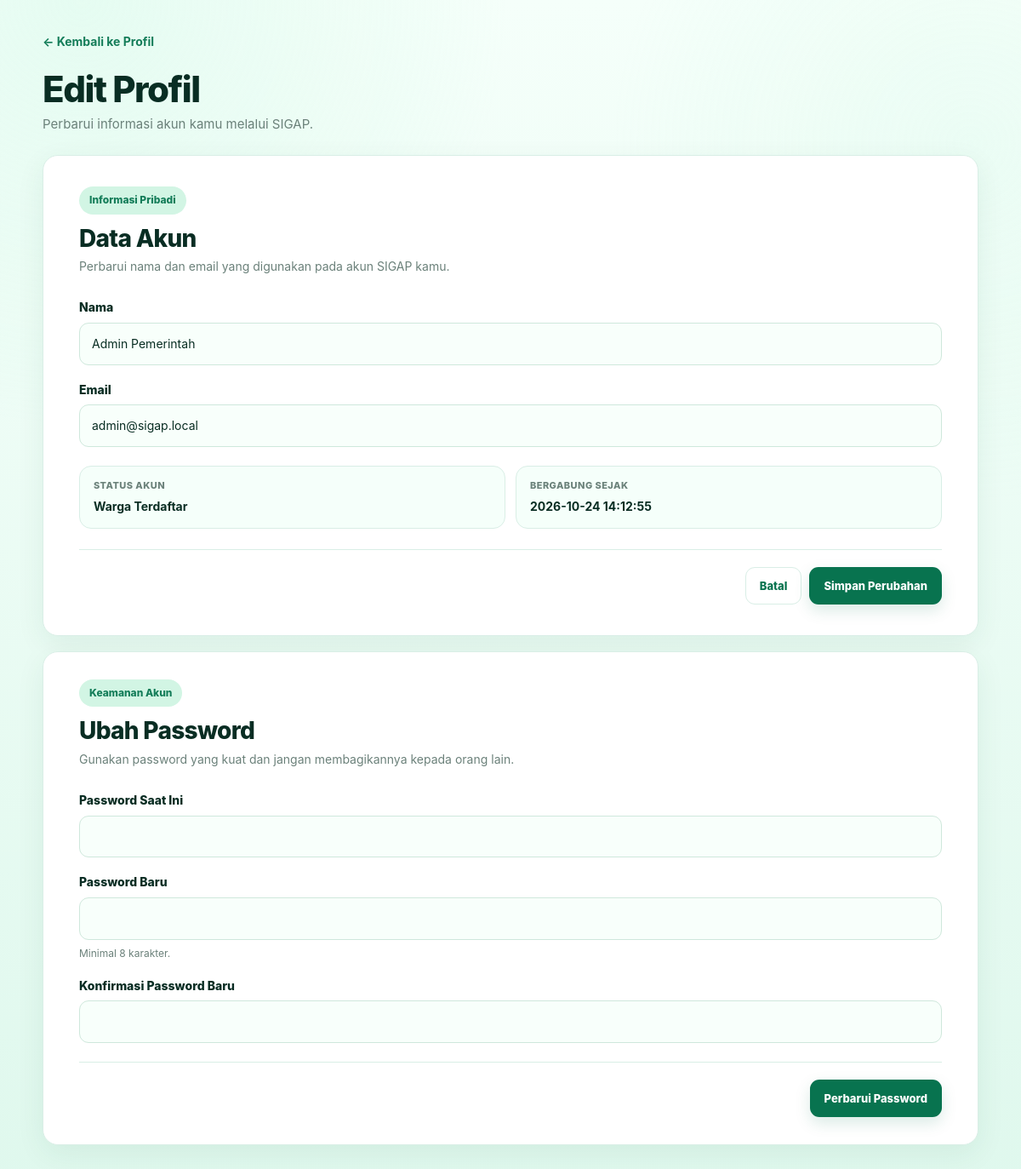
The page /user/edit_profile.php (signed in) on the database its author committed.
### tables this page shows
CREATE TABLE users (
    id INT UNSIGNED AUTO_INCREMENT PRIMARY KEY,
    name VARCHAR(120) NOT NULL,
    email VARCHAR(150) NOT NULL UNIQUE,
    password_hash VARCHAR(255) NOT NULL,
    role ENUM('citizen','inspector','admin') NOT NULL DEFAULT 'citizen',
    phone VARCHAR(30) NULL,
    avatar VARCHAR(255) NULL,
    is_verified TINYINT(1) NOT NULL DEFAULT 0,
    created_at TIMESTAMP DEFAULT CURRENT_TIMESTAMP,
    updated_at TIMESTAMP DEFAULT CURRENT_TIMESTAMP ON UPDATE CURRENT_TIMESTAMP,
    INDEX idx_user_role(role)
);

### config/helpers.php (called while the page is built, shortened)
<?php
function e($value): string
{
    return htmlspecialchars(
        (string) ($value ?? ''),
        ENT_QUOTES,
        'UTF-8'
    );
}

### public/user/edit_profile.php (the view, shortened to what this page needs)
<?php
require_once __DIR__ . '/../../config/database.php';
require_once __DIR__ . '/../../config/helpers.php';
$userId = (int) $_SESSION['user']['id'];
$statement = $pdo->prepare(
    "
    SELECT
        id,
        name,
        email,
        role,
        is_verified,
        created_at
    FROM users
    WHERE id = ?
    LIMIT 1
    "
);
$statement->execute([
    $userId,
]);
$user = $statement->fetch();
?>
<!doctype html>
<html lang="id">
<head>
    <link
        rel="stylesheet"
        href="/assets/css/style.css"
    >
    <link rel="stylesheet" href="/assets/css/edit_profile.css">
</head>
<body class="edit-profile-page">
    <main>
        <section class="edit-profile-section">
            <div class="edit-profile-container">
                <a
                    href="/user/profile.php"
                    class="profile-back-link"
                >
                    ← Kembali ke Profil
                </a>
                <div class="edit-profile-header">
                    <h1>
                        Edit Profil
                    </h1>
                    <p>
                        Perbarui informasi akun kamu melalui SIGAP.
                    </p>
                </div>
                <div class="edit-profile-card">
                    <form method="post">
                        <div class="edit-profile-form-header">
                            <span>
                                Informasi Pribadi
                            </span>
                            <h2>
                                Data Akun
                            </h2>
                            <p>
                                Perbarui nama dan email yang digunakan
                                pada akun SIGAP kamu.
                            </p>
                        </div>
                        <div class="form-group">
                            <label for="name">
                                Nama
                            </label>
                            <input
                                class="input"
                                type="text"
                                id="name"
                                name="name"
                                value="<?= e($user['name']) ?>"
                                minlength="3"
                                required
                            >
                        </div>
                        <div class="form-group">
                            <label for="email">
                                Email
                            </label>
                            <input
                                class="input"
                                type="email"
                                id="email"
                                name="email"
                                value="<?= e($user['email']) ?>"
                                required
                            >
                        </div>
                        <div class="edit-profile-info-grid">
                            <div class="edit-profile-info">
                                <span>
                                    Status Akun
                                </span>
                                <strong>
                                    Warga Terdaftar
                                </strong>
                            </div>
                            <div class="edit-profile-info">
                                <span>
                                    Bergabung Sejak
                                </span>
                                <strong>
                                    <?= e($user['created_at']) ?>
                                </strong>
                            </div>
                        </div>
                        <div class="edit-profile-actions">
                            <a
                                href="/user/profile.php"
                                class="btn btn-white"
                            >
                                Batal
                            </a>
                            <button
                                type="submit"
                                class="btn btn-primary"
                            >
                                Simpan Perubahan
                            </button>
                        </div>
                    </form>
                </div>
                <section class="edit-password-card" aria-labelledby="editPasswordTitle">
                    <div class="edit-profile-form-header">
                        <span>Keamanan Akun</span>
                        <h2 id="editPasswordTitle">Ubah Password</h2>
                        <p>Gunakan password yang kuat dan jangan membagikannya kepada orang lain.</p>
                    </div>
                    <form method="post" class="edit-password-form">
                        <div class="form-group">
                            <label for="current_password">Password Saat Ini</label>
                            <input class="input" type="password" id="current_password" name="current_password" autocomplete="current-password" required>
                        </div>
                        <div class="form-group">
                            <label for="new_password">Password Baru</label>
                            <input class="input" type="password" id="new_password" name="new_password" minlength="8" autocomplete="new-password" required>
                            <small class="edit-password-hint">Minimal 8 karakter.</small>
                        </div>
                        <div class="form-group">
                            <label for="confirm_password">Konfirmasi Password Baru</label>
                            <input class="input" type="password" id="confirm_password" name="confirm_password" minlength="8" autocomplete="new-password" required>
                        </div>
                        <div class="edit-profile-actions">
                            <button type="submit" class="btn btn-primary">Perbarui Password</button>
                        </div>
                    </form>
                </section>
            </div>
        </section>
    </main>
</body>
</html>

### public/assets/css/style.css (style rules this page uses)
:root { --green-950: #053b2c; --green-900: #075b41; --green-850: #0a6a4b; --green-800: #08734f; --green-700: #147d59; --green-600: #258866; --mint-0: #f5fffa; --mint: #effff7; --mint-2: #dff8ed; --mint-3: #d2f5e4; --mint-4: #c3efdc; --text: #092d23; --muted: #6b817a; --muted-2: #82958f; --white: #fff; --line: #d9eee6; --line-strong: #c7e5d9; --amber: #e4a22e; --red: #cf3c3c; --shadow: 0 10px 34px rgba(16, 80, 58, .07); --shadow-hover: 0 18px 42px rgba(16, 80, 58, .12); --radius-sm: 10px; --radius-md: 14px; --radius-lg: 18px; --radius-xl: 24px; --ease: cubic-bezier(.22, .61, .36, 1); }
* { box-sizing: border-box; }
html { scroll-behavior: smooth; }
body { margin: 0; background: var(--mint); color: var(--text); font-family: Inter, ui-sans-serif, system-ui, -apple-system, "Segoe UI", Roboto, Arial, sans-serif; font-size: 14px; line-height: 1.55; -webkit-font-smoothing: antialiased; }
body::before { content: ""; position: fixed; inset: 0; pointer-events: none; background: radial-gradient(circle at 8% 0%, rgba(190, 244, 220, .28), transparent 28%), radial-gradient(circle at 95% 12%, rgba(205, 247, 228, .20), transparent 25%); z-index: -1; }
a { color: inherit; text-decoration: none; transition: color .18s var(--ease); }
button, input, select, textarea { font: inherit; }
button { cursor: pointer; }
h1, h2, h3, h4 { color: var(--text); font-weight: 850; letter-spacing: -.035em; line-height: 1.16; }
h1 { font-size: 42px; margin: 0 0 16px; }
h2 { font-size: 26px; margin: 0 0 12px; }
p { margin: 0 0 12px; }
small { font-size: 11px; color: var(--muted); }
.btn, .card, .notice, .public-nav a, .side-nav a, .input, .select, .searchbar { transition: transform .2s var(--ease), box-shadow .2s var(--ease), border-color .2s var(--ease), background-color .2s var(--ease), color .2s var(--ease); }
.btn { display: inline-flex; align-items: center; justify-content: center; gap: 7px; border: 1px solid transparent; border-radius: 11px; padding: 11px 16px; font-weight: 800; font-size: 13px; cursor: pointer; box-shadow: none; }
.btn-primary { background: var(--green-800); color: #fff; box-shadow: 0 7px 18px rgba(8, 115, 79, .15); }
.btn-white { background: #fff; color: var(--green-800); border-color: var(--line); }
.form-group { margin-bottom: 17px; }
.form-group label { display: block; font-weight: 800; margin-bottom: 7px; }
.input, .select { width: 100%; background: #f8fffb; border: 1px solid #cfe8dc; border-radius: 11px; padding: 13px 14px; outline: none; color: var(--text); }

### rows shown on the page
users: name "Admin Pemerintah", email "admin@sigap.local", created_at "2026-10-24 14:12:55"
